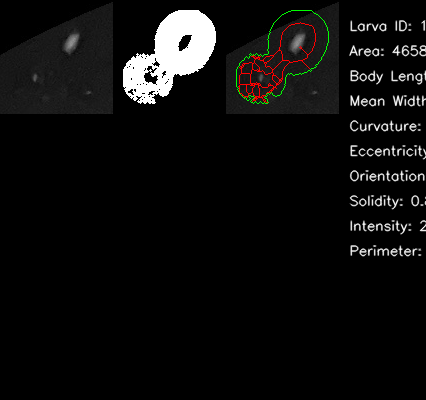
#> input picture test_no_morphometrics.png, 426 x 400 px
$ python enhance_publication_images.py -i ../test_no_morphometrics.png -o out
#> lines starting #> are read from the running program, lines starting #| are printed output that depends on the picture; after the words box and inside, x2 and y2 are one past the last pixel; in counts of white or black regions, pixels touching at a corner belong together
#!/usr/bin/env python3
"""
Enhance raster images for small-format graphical abstracts (e.g. ~5 × 13 cm at 300+ DPI).

- Upscale (Lanczos) if below a target print width so thin lines stay visible when scaled.
- Slight contrast on luminance only (CLAHE in LAB) — preserves hue/scientific color relationships.
- Mild unsharp mask on luminance only — sharper edges and lines without halos if parameters stay moderate.
- Optional very light chroma smoothing (a/b in LAB) to reduce JPEG color speckle — does not touch L (detail).

Does not warp geometry, crop content, or invent structures. Avoids heavy bilateral/NLM to prevent oversmoothing.

Usage:
  python scripts/enhance_publication_images.py \\
      --input figures/for_abstract --output figures/for_abstract/enhanced

  python scripts/enhance_publication_images.py -i path/to/image.png -o path/to/out.png
"""
from __future__ import annotations

import argparse
from pathlib import Path

import cv2
import numpy as np
from PIL import Image

IMAGE_EXTS = {".png", ".jpg", ".jpeg", ".tif", ".tiff", ".webp"}


def _read_rgb(path: Path) -> np.ndarray:
    """uint8 RGB, shape (H,W,3)."""
    img = Image.open(path).convert("RGB")
#> img is the input picture: PIL image 426x400 RGB; mean R, G, B 14, 13.7, 13.2
    return np.asarray(img, dtype=np.uint8)


def _save_png(rgb: np.ndarray, path: Path, dpi: tuple[int, int]) -> None:
    path.parent.mkdir(parents=True, exist_ok=True)
    Image.fromarray(rgb).save(
        path,
        format="PNG",
        dpi=dpi,
        compress_level=1,
    )


def upscale_min_print_width(
    rgb: np.ndarray,
    *,
    min_width_px: int,
) -> np.ndarray:
    """Lanczos upscale if width is below min_width_px; preserves aspect ratio."""
#> called with min_width_px = 1535
    h, w = rgb.shape[:2]
#> h = 400; w = 426
    if w >= min_width_px:
        return rgb
    scale = min_width_px / float(w)
#> scale = 3.6
    nw = int(round(w * scale))
#> nw = 1535
    nh = int(round(h * scale))
#> nh = 1441
    pil = Image.fromarray(rgb)
    pil = pil.resize((nw, nh), Image.Resampling.LANCZOS)
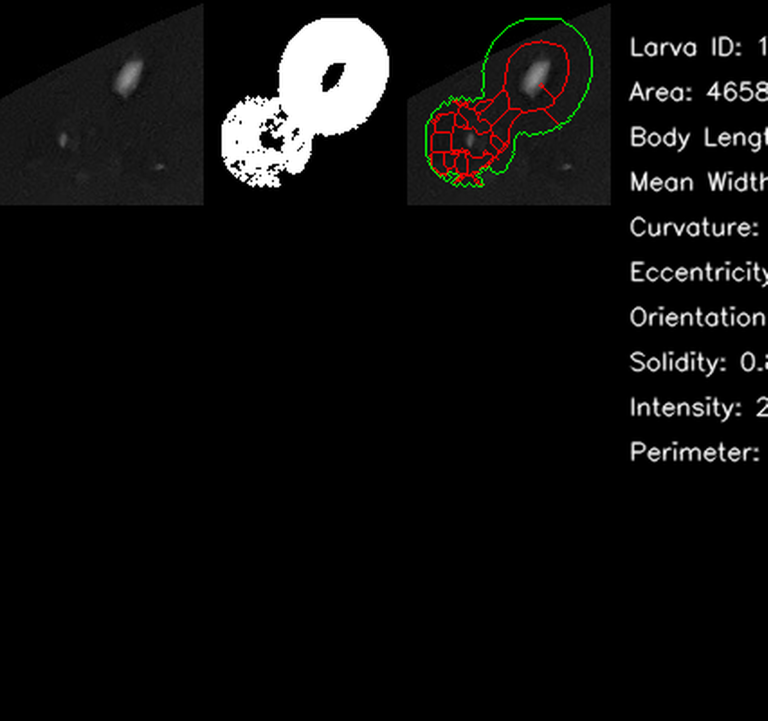
#> pil: PIL image 1535x1441 RGB (shown at 1/2 size); mean R, G, B 14.1, 13.8, 13.3
    return np.asarray(pil, dtype=np.uint8)


def clahe_luminance_lab(
    rgb: np.ndarray,
    *,
    clip_limit: float = 2.0,
    tile_size: int = 8,
) -> np.ndarray:
    """Mild CLAHE on L* only; a,b unchanged (color accuracy)."""
#> called with clip_limit = 2, tile_size = 8
    bgr = cv2.cvtColor(rgb, cv2.COLOR_RGB2BGR)
    lab = cv2.cvtColor(bgr, cv2.COLOR_BGR2LAB)
#> lab: shape (1441, 1535, 3); mean of channels 0, 1, 2 14.1, 128.1, 128.4
    l, a, b = cv2.split(lab)
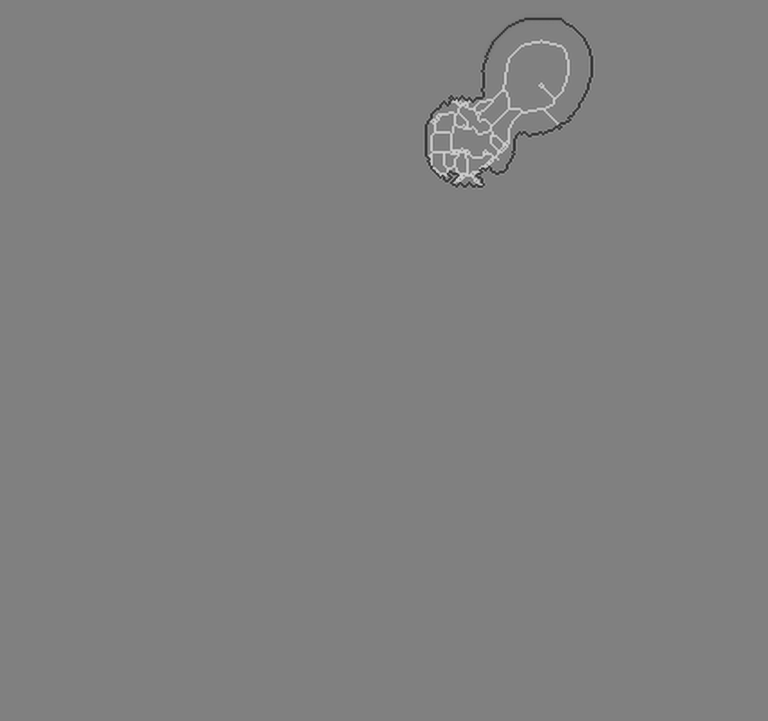
#> a: shape (1441, 1535) (shown at 1/2 size); min 42, max 208, mean 128.1
    clahe = cv2.createCLAHE(clipLimit=clip_limit, tileGridSize=(tile_size, tile_size))
    l2 = clahe.apply(l)
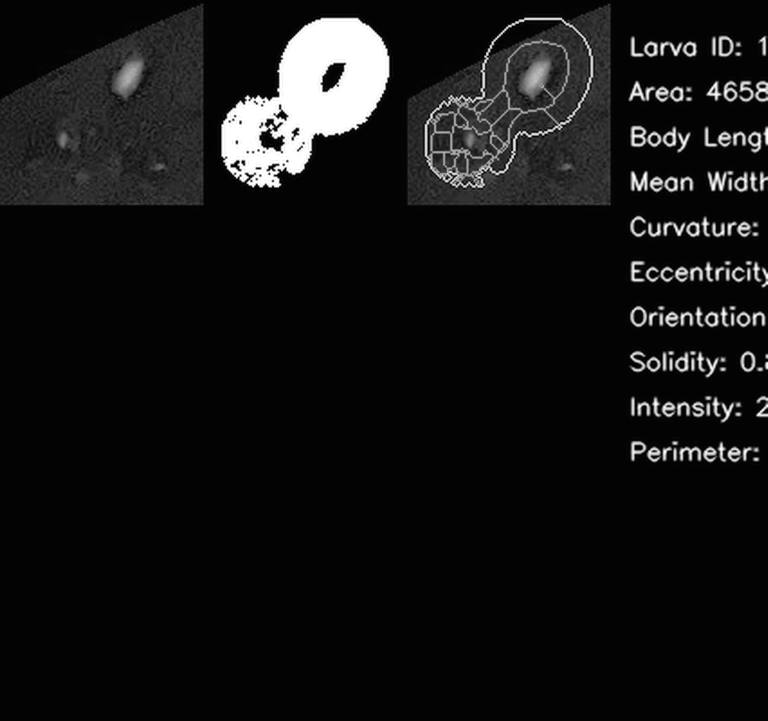
#> l2: shape (1441, 1535) (shown at 1/2 size); min 2, max 255, mean 19.2
    merged = cv2.merge((l2, a, b))
#> merged: shape (1441, 1535, 3); mean of channels 0, 1, 2 19.2, 128.1, 128.4
    out_bgr = cv2.cvtColor(merged, cv2.COLOR_LAB2BGR)
    return cv2.cvtColor(out_bgr, cv2.COLOR_BGR2RGB)


def mild_chroma_blur_lab(rgb: np.ndarray, *, ksize: int = 3) -> np.ndarray:
    """3×3 blur on a,b only — reduces chroma noise/JPEG blocks; L (detail) untouched."""
#> called with ksize = 3
    if ksize % 2 == 0:
        ksize += 1
    bgr = cv2.cvtColor(rgb, cv2.COLOR_RGB2BGR)
    lab = cv2.cvtColor(bgr, cv2.COLOR_BGR2LAB)
#> lab: shape (1441, 1535, 3); mean of channels 0, 1, 2 18.4, 128.1, 128.4
    l, a, b = cv2.split(lab)
    a2 = cv2.GaussianBlur(a, (ksize, ksize), 0)
    b2 = cv2.GaussianBlur(b, (ksize, ksize), 0)
    merged = cv2.merge((l, a2, b2))
#> merged: shape (1441, 1535, 3); mean of channels 0, 1, 2 18.4, 128.1, 128.4
    out_bgr = cv2.cvtColor(merged, cv2.COLOR_LAB2BGR)
    return cv2.cvtColor(out_bgr, cv2.COLOR_BGR2RGB)


def unsharp_luminance(
    rgb: np.ndarray,
    *,
    sigma: float = 1.0,
    amount: float = 0.55,
    threshold: int = 2,
) -> np.ndarray:
    """
    Unsharp mask applied to L* only, then merged back.
    `amount` ~0.4–0.7 is typical for publication; threshold skips flat regions to limit noise amplification.
    """
#> called with sigma = 1, amount = 0.55, threshold = 2
    bgr = cv2.cvtColor(rgb, cv2.COLOR_RGB2BGR)
    lab = cv2.cvtColor(bgr, cv2.COLOR_BGR2LAB)
#> lab: shape (1441, 1535, 3); mean of channels 0, 1, 2 18.4, 128.1, 128.4
    l, a, b = cv2.split(lab)
    l_f = l.astype(np.float32)
    blur = cv2.GaussianBlur(l_f, (0, 0), sigma)
    high = l_f - blur
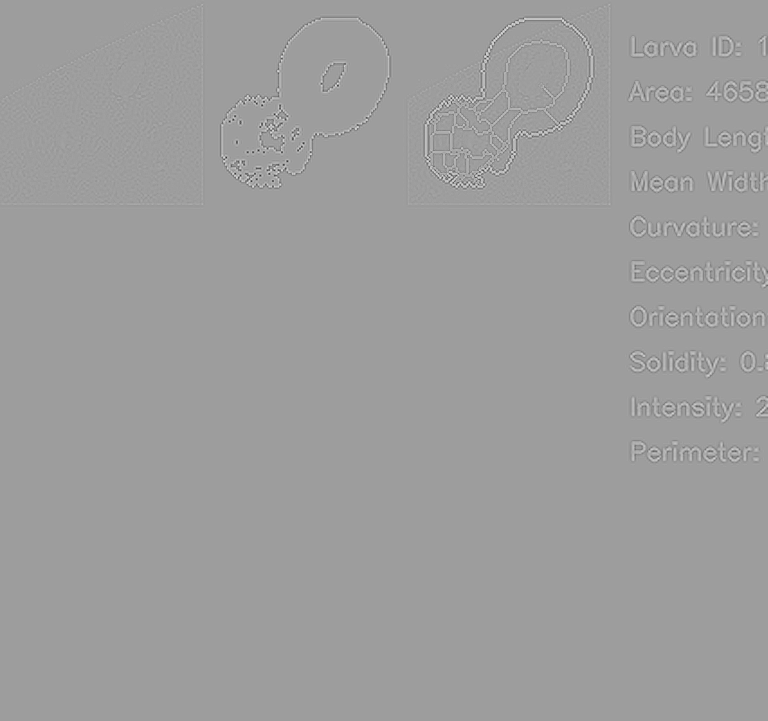
#> high: shape (1441, 1535) float32 (shown at 1/2 size); min -78.55, max 48.5, mean 0; drawn with min black and max white
    mask = np.abs(high) > threshold
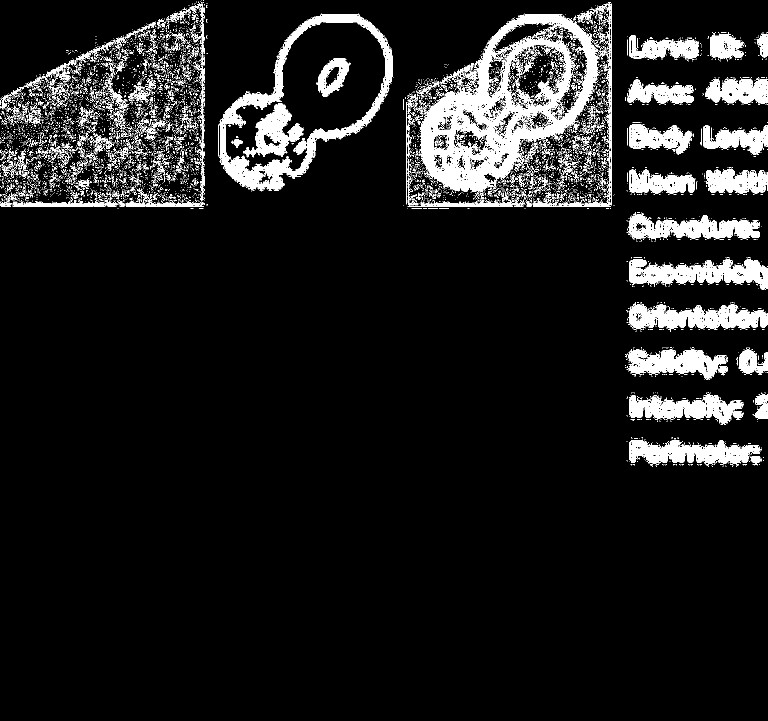
#> mask: shape (1441, 1535) bool (shown at 1/2 size); 8.8% white; 9973 white regions (9602 under 20 px), largest, box (x1, y1, x2, y2) and area: (835, 30, 1200, 385) 40793, (439, 29, 786, 381) 16618, (1258, 519, 1535, 579) 8662
    sharpened = l_f + amount * high
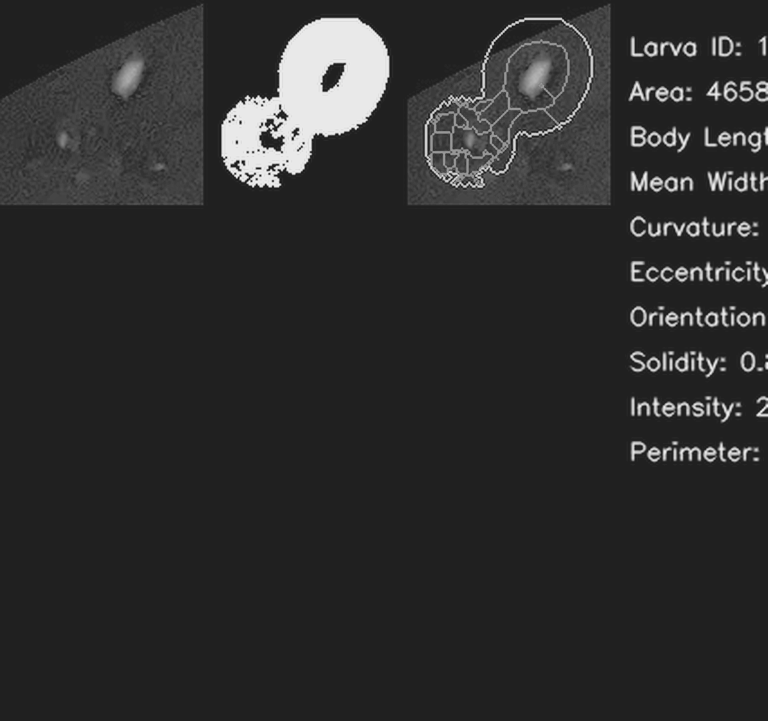
#> sharpened: shape (1441, 1535) float32 (shown at 1/2 size); min -39.35, max 281.7, mean 18.4; drawn with min black and max white
    sharpened = np.where(mask, sharpened, l_f)
    l_out = np.clip(sharpened, 0, 255).astype(np.uint8)
    merged = cv2.merge((l_out, a, b))
#> merged: shape (1441, 1535, 3); mean of channels 0, 1, 2 18.4, 128.1, 128.4
    out_bgr = cv2.cvtColor(merged, cv2.COLOR_LAB2BGR)
    return cv2.cvtColor(out_bgr, cv2.COLOR_BGR2RGB)


def add_white_padding(rgb: np.ndarray, pad_px: int) -> np.ndarray:
#> called with pad_px = 4
    if pad_px <= 0:
        return rgb
    h, w = rgb.shape[:2]
#> h = 1441; w = 1535
    out = np.full((h + 2 * pad_px, w + 2 * pad_px, 3), 255, dtype=np.uint8)
    out[pad_px : pad_px + h, pad_px : pad_px + w] = rgb
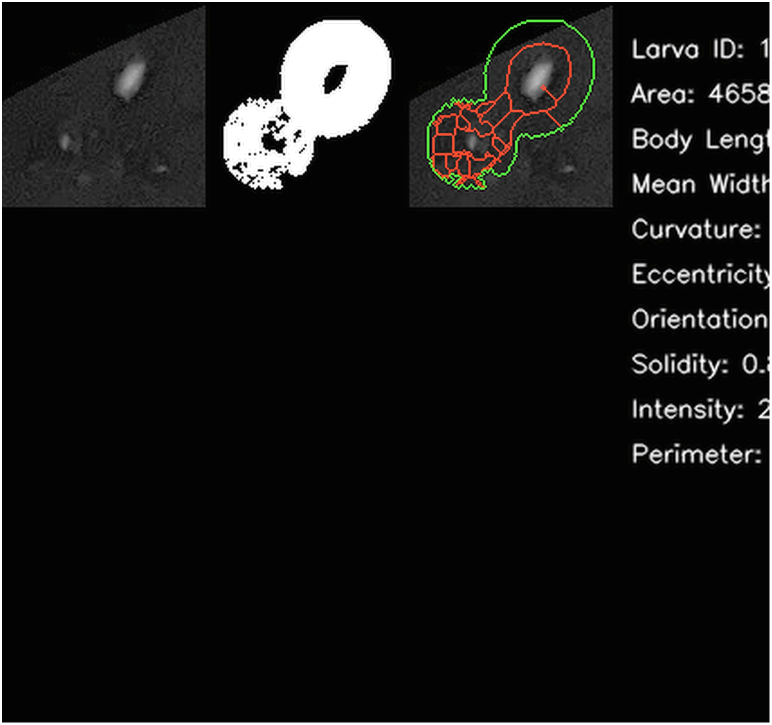
#> out: shape (1449, 1543, 3) (shown at 1/2 size); mean R, G, B 21.5, 21.2, 20.7
    return out


def enhance_pipeline(
    rgb: np.ndarray,
    *,
    min_width_px: int,
    clahe_clip: float,
    sharpen_sigma: float,
    sharpen_amount: float,
    sharpen_threshold: int,
    chroma_blur: bool,
    pad_px: int,
) -> np.ndarray:
    x = upscale_min_print_width(rgb, min_width_px=min_width_px)
    x = clahe_luminance_lab(x, clip_limit=clahe_clip, tile_size=8)
    if chroma_blur:
        x = mild_chroma_blur_lab(x, ksize=3)
    x = unsharp_luminance(
        x,
        sigma=sharpen_sigma,
        amount=sharpen_amount,
        threshold=sharpen_threshold,
    )
    x = add_white_padding(x, pad_px)
    return x


def collect_inputs(path: Path) -> list[Path]:
    if path.is_file():
        if path.suffix.lower() in IMAGE_EXTS:
            return [path]
        raise ValueError(f"Not a supported image file: {path}")
    if not path.is_dir():
        raise FileNotFoundError(path)
    out = sorted(
        p for p in path.iterdir() if p.is_file() and p.suffix.lower() in IMAGE_EXTS
    )
    return out


def main() -> None:
    ap = argparse.ArgumentParser(description="Publication-oriented image enhancement for graphical abstracts.")
    ap.add_argument("--input", "-i", type=Path, required=True, help="Image file or folder of images")
    ap.add_argument("--output", "-o", type=Path, required=True, help="Output file or output folder")
    ap.add_argument("--dpi", type=int, default=300, help="PNG DPI metadata (default 300)")
    ap.add_argument(
        "--print-width-cm",
        type=float,
        default=13.0,
        help="Reference print width (cm) for minimum pixel width at --dpi (default 13)",
    )
    ap.add_argument("--clahe-clip", type=float, default=2.0, help="CLAHE clip limit on L* (default 2.0)")
    ap.add_argument("--sharpen-sigma", type=float, default=1.0, help="Gaussian sigma for unsharp base blur")
    ap.add_argument("--sharpen-amount", type=float, default=0.55, help="Unsharp strength on L* (default 0.55)")
    ap.add_argument(
        "--sharpen-threshold",
        type=int,
        default=2,
        help="Skip sharpening where |high-pass| <= this (reduces noise lift; default 2)",
    )
    ap.add_argument(
        "--no-chroma-blur",
        action="store_true",
        help="Disable mild a/b blur (use if source has no JPEG/chroma noise)",
    )
    ap.add_argument("--pad", type=int, default=4, help="White padding in pixels (default 4)")
    args = ap.parse_args()

    min_width_px = int(round(args.print_width_cm / 2.54 * args.dpi))
    dpi_tuple = (args.dpi, args.dpi)

    inputs = collect_inputs(args.input)
    if not inputs:
        raise SystemExit(f"No images found under {args.input}")

    if args.output.suffix.lower() == ".png" and len(inputs) > 1:
        raise SystemExit("Multiple inputs require --output to be a directory, not a single .png")

    for src in inputs:
        if args.output.suffix.lower() == ".png" and len(inputs) == 1:
            dst = args.output
        else:
            dst = args.output / f"{src.stem}_enhanced.png"

        rgb = _read_rgb(src)
        out = enhance_pipeline(
            rgb,
            min_width_px=min_width_px,
            clahe_clip=args.clahe_clip,
            sharpen_sigma=args.sharpen_sigma,
            sharpen_amount=args.sharpen_amount,
            sharpen_threshold=args.sharpen_threshold,
            chroma_blur=not args.no_chroma_blur,
            pad_px=args.pad,
        )
        _save_png(out, dst, dpi_tuple)
        print(f"{src.name} -> {dst} ({out.shape[1]}×{out.shape[0]} px, {args.dpi} DPI meta)")
#| test_no_morphometrics.png -> out/test_no_morphometrics_enhanced.png (1543×1449 px, 300 DPI meta)


if __name__ == "__main__":
    main()
